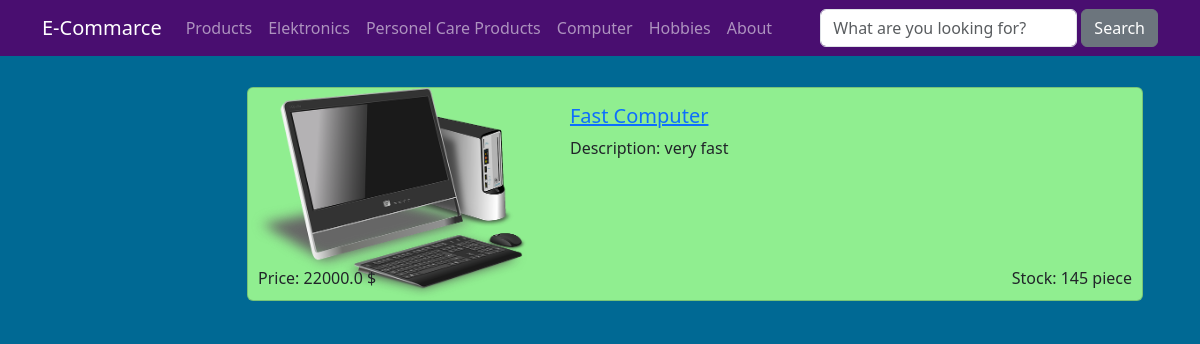
/category/computer, run on an earlier commit of the app's database.
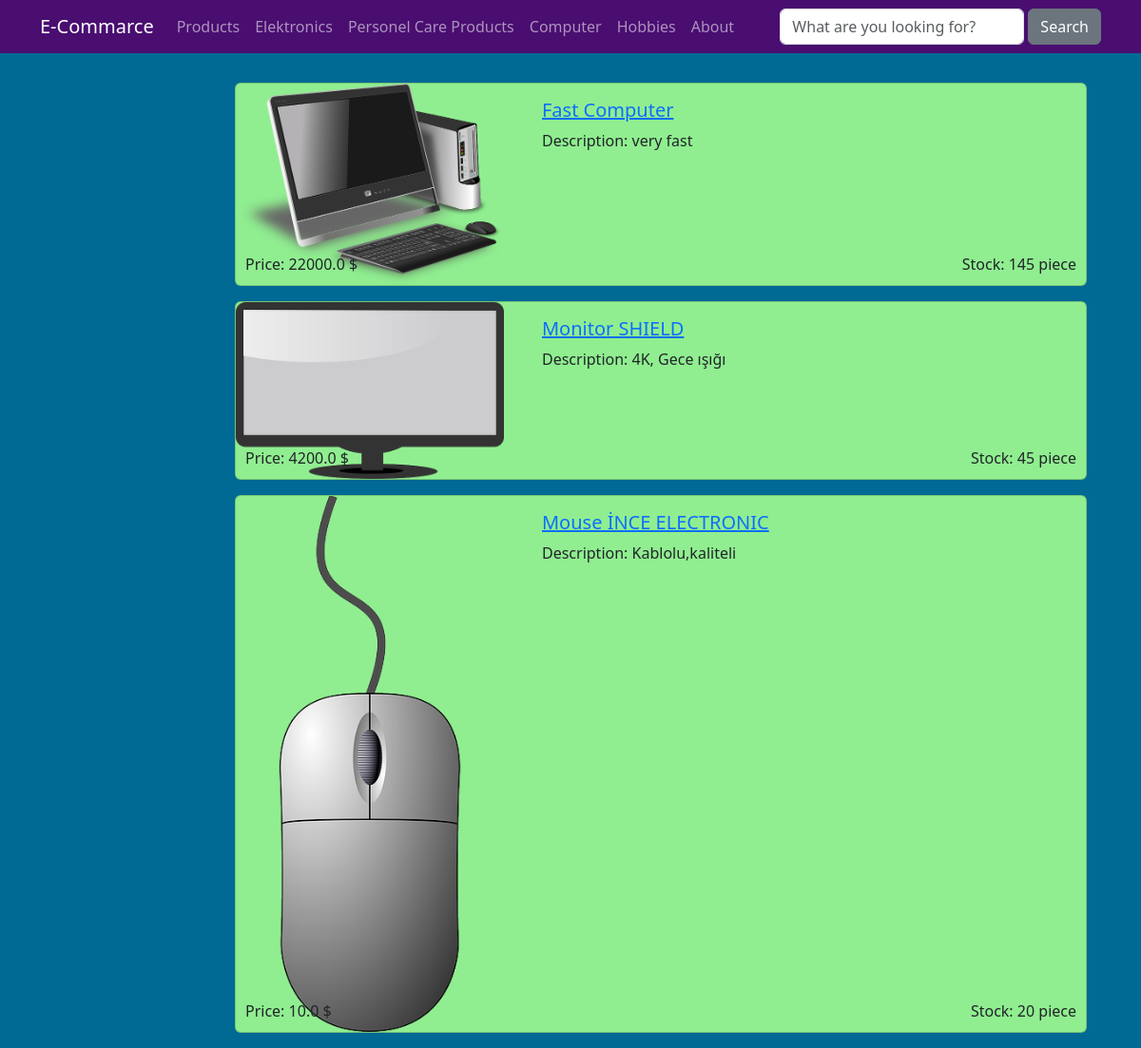
And on a later commit of the database.
### ticaretSitesi/models.py (models this page shows, shortened)
class Product(models.Model):
    title = models.CharField(max_length=40)
    description = models.CharField(max_length=400)
    color = models.CharField(max_length=20)
    imageUrl = models.CharField(max_length=50, blank=False)
    price = models.FloatField()
    stock = models.IntegerField()
    slug = models.SlugField(default="", blank=True,null = False, unique=True, primary_key=True)
    category = models.ManyToManyField(Category)

### ticaretSitesi/views.py (the view)
# urls.py: path('category/<slug:slug>', views.getProductByCategory, name = 'products_by_category'),
def getProductByCategory(request, slug):
    products = Product.objects.filter(category__slug=slug).order_by("title")
    categories = Category.objects.all()
    paginator = Paginator(products, 4)
    page = request.GET.get('page',1)
    page_obj = paginator.page(page)
    return render(request, 'ticaretSitesi/list.html', {
        'category': categories,
        'page_obj': page_obj,
        'selectedCategory':slug
    })

### ticaretSitesi/templates/ticaretSitesi/list.html (shortened to what this page needs)
{% extends 'layout.html' %}
{% load static %}
{% block css_files %}
    <link rel="stylesheet" href="{% static 'ticaretSitesi/css/style.css' %}">
{% endblock %}
{% block content %}
    <div class="container mt-3">
        <div class="row">
            <div class="col-2 ">
            </div>
            <div class="col-10 ">
                {% for product in page_obj.object_list %}
                        {% include 'ticaretSitesi/partials/_productLefToRight.html' %}
                {% endfor %}
            </div>
        </div>
    </div>
{% endblock content %}

### templates/layout.html (shortened to what this page needs)
{% load static %}
<!DOCTYPE html>
<html lang="en">
<head>
    <link rel="stylesheet" href="{% static 'css/bootstrap.min.css' %}"/>
    {% block css_files %}{% endblock %}
</head>
<body>
    {% include 'partials/_nav.html' %}
    {% block content %} {% endblock %}
</body>
</html>

### templates/partials/_nav.html
<nav class="navbar navbar-expand-lg  navbar-dark" style="background-color: #490e70;">
    <div class = "container">
        <a href="/" class="navbar-brand">E-Commarce</a>
        <ul class="navbar-nav me-auto">
            <li class="nav-item">
                <a href="/products" class="nav-link">Products</a>
            </li>
            <li class="nav-item">
                <a href="/elektronics" class="nav-link">Elektronics</a>
            </li>
            <li class="nav-item">
                <a href="/personalcare" class="nav-link">Personel Care Products</a>
            </li>
            <li class="nav-item">
                <a href="/computer" class="nav-link">Computer</a>
            </li>
            <li class="nav-item">
                <a href="hobbies" class="nav-link">Hobbies </a>
            </li>
            <li class="nav-item">
                <a href="/about" class="nav-link">About</a>
            </li>
        </ul>
        <form class="d-flex" action="{%url 'search' %}">
            <input class = "form-control me-1" type="text" name="q" placeholder = "What are you looking for?">
            <button type="submit" class="btn btn-secondary">Search</button>
        </form>
    </div>
</nav>

### ticaretSitesi/templates/ticaretSitesi/partials/_productLefToRight.html (shortened to what this page needs)
{% load static %}
<div class="card mb-3">
    <div class="row">
        <div class="col-4">
            <img class="img-fluid rounded-start" src="{% static 'ticaretSitesi/img/'|add:product.imageUrl %}" alt="Card image cap">
        </div>
        <div class="col-8">
            <div class="card-body">
                <h5 class="card-title">
                    <a href="{% url 'product_details' product.slug %}">
                        {{ product.title }}
                    </a>
                    </h5>
                    <p class="card-text">Description: {{ product.description }}</p>
                    <div class="card-price">Price: {{ product.price }} $</div>
                    <div class="card-stock">Stock: {{ product.stock }} piece</div>
            </div>
        </div>
    </div>
</div>

### ticaretSitesi/static/ticaretSitesi/css/style.css (style rules this page uses)
* { box-sizing: border-box; }
body { background-color: #006994; }
.row:after { content: ""; display: table; clear: both; }

### ticaretSitesi/templates/ticaretSitesi/partials/_productLefToRight.html (style rules this page uses)
.card { background-color: lightGreen; margin-left: 15px; margin-right: 15px; margin-top: 15px; margin-bottom: 15px; }
.card-price { position: absolute; bottom: 0; left: 0; padding: 10px; }
.card-stock { position: absolute; bottom: 0; right: 0; padding: 10px; }

What changed in the data, as far as the page shows it:
added Product: imageUrl (picture), title "Monitor SHIELD", description "4K, Gece ışığı", price "4200.0", stock "45"
added Product: imageUrl (picture), title "Mouse İNCE ELECTRONIC", description "Kablolu,kaliteli", price "10.0", stock "20"
